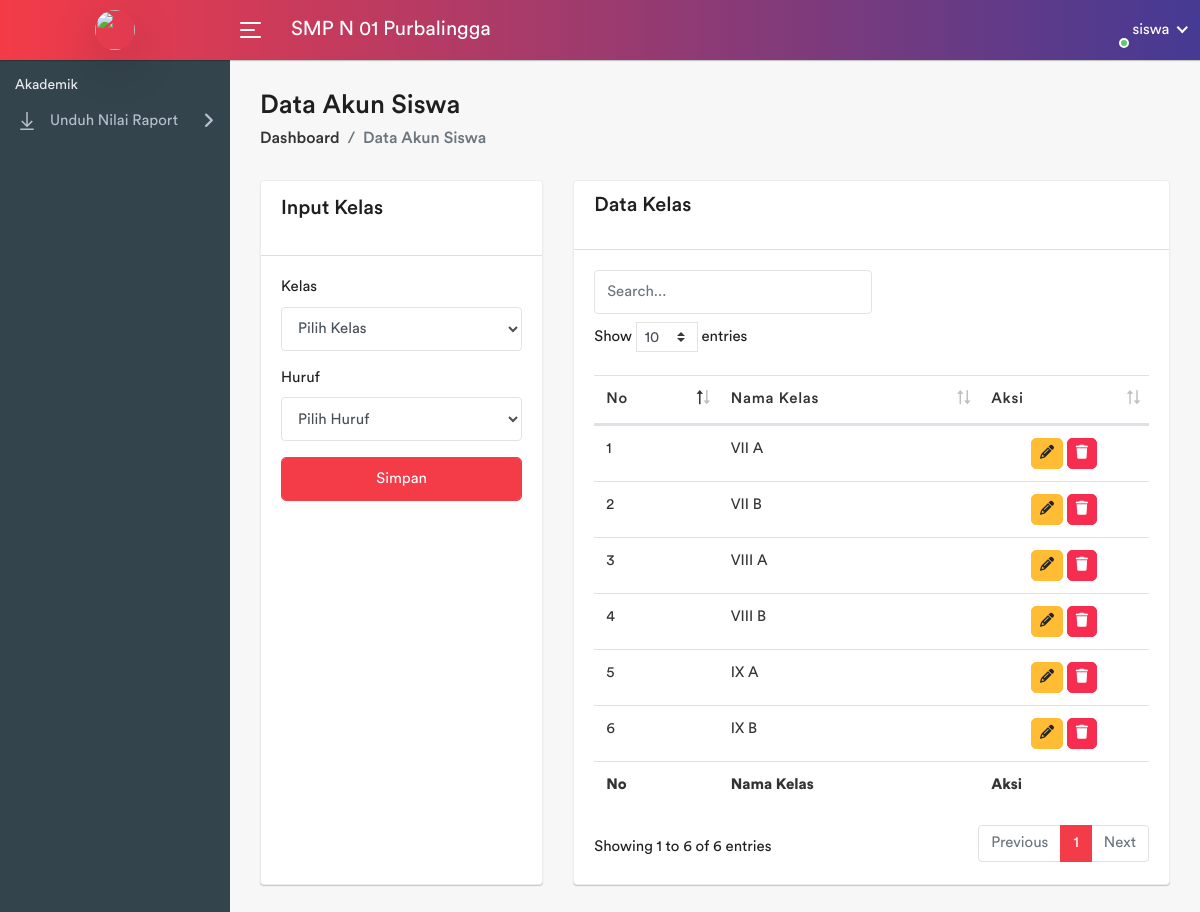
The page /pages/kelas/index.php (signed in) on the database its author committed.
### tables this page shows
CREATE TABLE `sekolah` (
  `sekolah_id` int(11) NOT NULL,
  `nama_sekolah` varchar(100) NOT NULL,
  `npsn` varchar(10) NOT NULL,
  `jenjang` varchar(10) NOT NULL,
  `status` varchar(10) NOT NULL,
  `alamat_sekolah` varchar(255) DEFAULT NULL,
  `tahun_berdiri` int(11) DEFAULT NULL,
  `akreditasi` varchar(10) DEFAULT NULL,
  `kepala_sekolah` varchar(100) DEFAULT NULL,
  `telepon_sekolah` varchar(15) DEFAULT NULL,
  `email_sekolah` varchar(50) DEFAULT NULL,
  `website_sekolah` varchar(100) DEFAULT NULL,
  `gambar` varchar(255) NOT NULL
);

CREATE TABLE `kelas` (
  `kelas_id` int(11) NOT NULL,
  `nama_kelas` varchar(10) NOT NULL
);

### pages/kelas/index.php (the view, shortened to what this page needs)
<?php
    require_once '../template/header.php';
    require_once '../template/sidebar.php';
?>
<div class="page-wrapper">
    <div class="content container-fluid">
        <div class="page-header">
            <div class="row">
                <div class="col-sm-12">
                    <h3 class="page-title">Data Akun Siswa</h3>
                    <ul class="breadcrumb">
                        <li class="breadcrumb-item"><a href="../../<?=$_SESSION['mainurl']?>">Dashboard</a></li>
                        <li class="breadcrumb-item active">Data Akun Siswa</li>
                    </ul>
                </div>
            </div>
        </div>
        <div class="row">
            <div class="col-sm-4 d-flex">
                <div class="card flex-fill">
                    <div class="card-header">
                        <div class="card-title">Input Kelas</div>
                    </div>
                    <div class="card-body">
                        <form action="" method="POST">
                            <div class="form-group">
                                <label for="kelas">Kelas</label>
                                <select name="kelas" id="kelas" class="form-control" required>
                                    <option value="">Pilih Kelas</option>
                                </select>
                            </div>
                            <div class="form-group">
                                <label for="huruf">Huruf</label>
                                <select name="huruf" id="huruf" class="form-control" required>
                                    <option value="">Pilih Huruf</option>
                                </select>
                            </div>
                            <div class="form-group">
                                <input id="submit" class="btn btn-primary form-control" type="submit" name="submit"
                                    value="Simpan">
                            </div>
                        </form>
                    </div>
                </div>
            </div>
            <div class="col-sm-8">
                <div class="card flex-fill">
                    <div class="card-header d-flex justify-content-between">
                        <h5 class="card-title">Data Kelas</h5>
                    </div>
                    <div class="card-body">
                        <input type="text" id="searchInput" placeholder="Search..." class="form-control col-6 mb-2">
                        <div class="table-responsive">
                            <table class="datatable table table-stripped mb-0">
                                <div class="table-responsive">
                                    <thead>
                                        <tr>
                                            <th>No</th>
                                            <th>Nama Kelas</th>
                                            <th>Aksi</th>
                                        </tr>
                                    </thead>
                                    <tfoot>
                                        <tr>
                                            <th>No</th>
                                            <th>Nama Kelas</th>
                                            <th>Aksi</th>
                                        </tr>
                                    </tfoot>
                                    <tbody>
                                        <?php
                                        $query = "SELECT * FROM kelas";
                                        $result = mysqli_query($koneksi, $query);
                                        $no = 1;
                                        while ($row = mysqli_fetch_assoc($result)) {
                                        ?>
                                        <tr>
                                            <td><?= $no++ ?></td>
                                            <td><?= $row['nama_kelas'] ?></td>
                                            <td class="text-center">
                                                <button type="button" class="btn btn-warning btn-sm" data-toggle="modal"
                                                    data-target="#editModal<?= $row['kelas_id'] ?>"><i
                                                        class="fa fa-pencil"></i></button>
                                                <button type="button" class="btn btn-danger btn-sm" data-toggle="modal"
                                                    data-target="#deleteModal<?= $row['kelas_id'] ?>"><i
                                                        class="fa fa-trash"></i></button>
                                            </td>
                                        </tr>
                                        <?php
                                        }
                                        ?>
                                    </tbody>
                                </div>
                            </table>
                        </div>
                    </div>
                </div>
            </div>
        </div>
    </div>
</div>
<?php
    require_once '../template/footer.php';

### pages/template/sidebar-siswa.php (shortened to what this page needs)
<body>
    <div class="main-wrapper">
        <div class="header">
            <div class="header-left">
                <a href="../../<?=$_SESSION['mainurl']?>" class="logo">
                    <img src="<?=$_SESSION['foto']?>" width="40" height="40" alt="" class="rounded-circle shadow-lg">
                </a>
            </div>
            <a id="toggle_btn" href="javascript:void(0);">
                <span class="bar-icon">
                    <span></span>
                    <span></span>
                    <span></span>
                </span>
            </a>
            <?php
        $query = "SELECT nama_sekolah FROM sekolah";
        $result = mysqli_query($koneksi, $query);
        $data = mysqli_fetch_assoc($result);
        ?>
            <div class="page-title-box">
                <h3><?=$data['nama_sekolah']?></h3>
            </div>
            <ul class="nav user-menu">
                <li class="nav-item dropdown has-arrow main-drop">
                    <a href="#" class="dropdown-toggle nav-link" data-toggle="dropdown">
                        <span class="user-img"><img src="<?=$_SESSION['foto']?>" alt="">
                            <span class="status online"></span>
                        </span>
                        <span><?=$_SESSION['role']?></span>
                    </a>
                </li>
            </ul>
        </div>
        <div class="sidebar" id="sidebar">
            <div class="sidebar-inner slimscroll">
                <div id="sidebar-menu" class="sidebar-menu">
                    <ul>
                        <li class="menu-title">
                            <span>Akademik</span>
                        </li>
                        <li class="submenu">
                            <a href="#"><i class="la la-download"></i> <span> Unduh Nilai Raport</span> <span
                                    class="menu-arrow"></span></a>
                        </li>
                    </ul>
                </div>
            </div>
        </div>

### rows shown on the page
sekolah: nama_sekolah "SMP N 01 Purbalingga"
kelas: nama_kelas "VII A"
kelas: nama_kelas "VII B"
kelas: nama_kelas "VIII A"
kelas: nama_kelas "VIII B"
kelas: nama_kelas "IX A"
kelas: nama_kelas "IX B"

### other values the page prints
$_SESSION['role'] "siswa"
